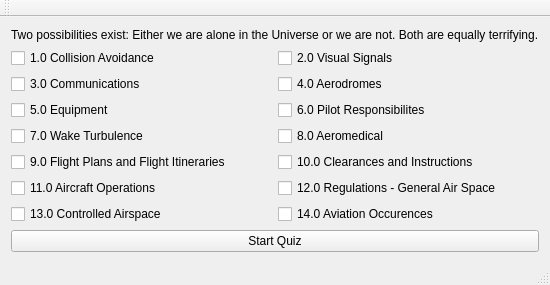
<?xml version="1.0" encoding="UTF-8"?>
<ui version="4.0">
 <class>PSTARQuizzerMainWindowClass</class>
 <widget class="QMainWindow" name="PSTARQuizzerMainWindowClass">
  <property name="geometry">
   <rect>
    <x>0</x>
    <y>0</y>
    <width>501</width>
    <height>276</height>
   </rect>
  </property>
  <property name="windowTitle">
   <string>PSTARQuizzerMainWindow</string>
  </property>
  <widget class="QWidget" name="centralWidget">
   <layout class="QGridLayout" name="gridLayout_2">
    <item row="0" column="0">
     <layout class="QGridLayout" name="mainLayout" rowstretch="0,0,0,0,0,0,0,0,0" columnstretch="0,0">
      <item row="8" column="0" colspan="2">
       <widget class="QPushButton" name="startQuizButton">
        <property name="text">
         <string>Start Quiz</string>
        </property>
       </widget>
      </item>
      <item row="5" column="0">
       <widget class="QCheckBox" name="flightPlansAndItinerariesCheckbox">
        <property name="text">
         <string>9.0 Flight Plans and Flight Itineraries</string>
        </property>
        <attribute name="buttonGroup">
         <string notr="true">chapterSelectButtonGroup</string>
        </attribute>
       </widget>
      </item>
      <item row="7" column="1">
       <widget class="QCheckBox" name="aviationOccurencesCheckbox">
        <property name="text">
         <string>14.0 Aviation Occurences</string>
        </property>
        <attribute name="buttonGroup">
         <string notr="true">chapterSelectButtonGroup</string>
        </attribute>
       </widget>
      </item>
      <item row="6" column="1">
       <widget class="QCheckBox" name="regsGeneralAirspaceCheckbox">
        <property name="text">
         <string>12.0 Regulations - General Air Space</string>
        </property>
        <attribute name="buttonGroup">
         <string notr="true">chapterSelectButtonGroup</string>
        </attribute>
       </widget>
      </item>
      <item row="5" column="1">
       <widget class="QCheckBox" name="clearancesAndInstructionsCheckbox">
        <property name="text">
         <string>10.0 Clearances and Instructions</string>
        </property>
        <attribute name="buttonGroup">
         <string notr="true">chapterSelectButtonGroup</string>
        </attribute>
       </widget>
      </item>
      <item row="3" column="1">
       <widget class="QCheckBox" name="pilotResponsibilitiesCheckbox">
        <property name="text">
         <string>6.0 Pilot Responsibilites</string>
        </property>
        <attribute name="buttonGroup">
         <string notr="true">chapterSelectButtonGroup</string>
        </attribute>
       </widget>
      </item>
      <item row="1" column="0">
       <widget class="QCheckBox" name="collisionAvoidanceCheckbox">
        <property name="text">
         <string>1.0 Collision Avoidance</string>
        </property>
        <attribute name="buttonGroup">
         <string notr="true">chapterSelectButtonGroup</string>
        </attribute>
       </widget>
      </item>
      <item row="3" column="0">
       <widget class="QCheckBox" name="equipmentCheckbox">
        <property name="text">
         <string>5.0 Equipment</string>
        </property>
        <attribute name="buttonGroup">
         <string notr="true">chapterSelectButtonGroup</string>
        </attribute>
       </widget>
      </item>
      <item row="2" column="0">
       <widget class="QCheckBox" name="communicationsCheckbox">
        <property name="text">
         <string>3.0 Communications</string>
        </property>
        <attribute name="buttonGroup">
         <string notr="true">chapterSelectButtonGroup</string>
        </attribute>
       </widget>
      </item>
      <item row="1" column="1">
       <widget class="QCheckBox" name="visualSignalsCheckbox">
        <property name="text">
         <string>2.0 Visual Signals</string>
        </property>
        <attribute name="buttonGroup">
         <string notr="true">chapterSelectButtonGroup</string>
        </attribute>
       </widget>
      </item>
      <item row="2" column="1">
       <widget class="QCheckBox" name="aerodromesCheckbox">
        <property name="text">
         <string>4.0 Aerodromes</string>
        </property>
        <attribute name="buttonGroup">
         <string notr="true">chapterSelectButtonGroup</string>
        </attribute>
       </widget>
      </item>
      <item row="0" column="0" colspan="2">
       <widget class="QLabel" name="mainLabel">
        <property name="text">
         <string>Two possibilities exist: Either we are alone in the Universe or we are not. Both are equally terrifying.</string>
        </property>
       </widget>
      </item>
      <item row="4" column="1">
       <widget class="QCheckBox" name="aeromedicalCheckbox">
        <property name="text">
         <string>8.0 Aeromedical</string>
        </property>
        <attribute name="buttonGroup">
         <string notr="true">chapterSelectButtonGroup</string>
        </attribute>
       </widget>
      </item>
      <item row="7" column="0">
       <widget class="QCheckBox" name="controlledAirspaceCheckbox">
        <property name="text">
         <string>13.0 Controlled Airspace</string>
        </property>
        <attribute name="buttonGroup">
         <string notr="true">chapterSelectButtonGroup</string>
        </attribute>
       </widget>
      </item>
      <item row="4" column="0">
       <widget class="QCheckBox" name="wakeTurbulenceCheckbox">
        <property name="text">
         <string>7.0 Wake Turbulence</string>
        </property>
        <attribute name="buttonGroup">
         <string notr="true">chapterSelectButtonGroup</string>
        </attribute>
       </widget>
      </item>
      <item row="6" column="0">
       <widget class="QCheckBox" name="aircraftOperationsCheckbox">
        <property name="text">
         <string>11.0 Aircraft Operations</string>
        </property>
        <attribute name="buttonGroup">
         <string notr="true">chapterSelectButtonGroup</string>
        </attribute>
       </widget>
      </item>
     </layout>
    </item>
   </layout>
  </widget>
  <widget class="QMenuBar" name="menuBar">
   <property name="geometry">
    <rect>
     <x>0</x>
     <y>0</y>
     <width>501</width>
     <height>21</height>
    </rect>
   </property>
  </widget>
  <widget class="QToolBar" name="mainToolBar">
   <attribute name="toolBarArea">
    <enum>TopToolBarArea</enum>
   </attribute>
   <attribute name="toolBarBreak">
    <bool>false</bool>
   </attribute>
  </widget>
  <widget class="QStatusBar" name="statusBar"/>
 </widget>
 <layoutdefault spacing="6" margin="11"/>
 <resources>
  <include location="PSTARQuizzerMainWindow.qrc"/>
 </resources>
 <connections/>
 <buttongroups>
  <buttongroup name="chapterSelectButtonGroup">
   <property name="exclusive">
    <bool>false</bool>
   </property>
  </buttongroup>
 </buttongroups>
</ui>
